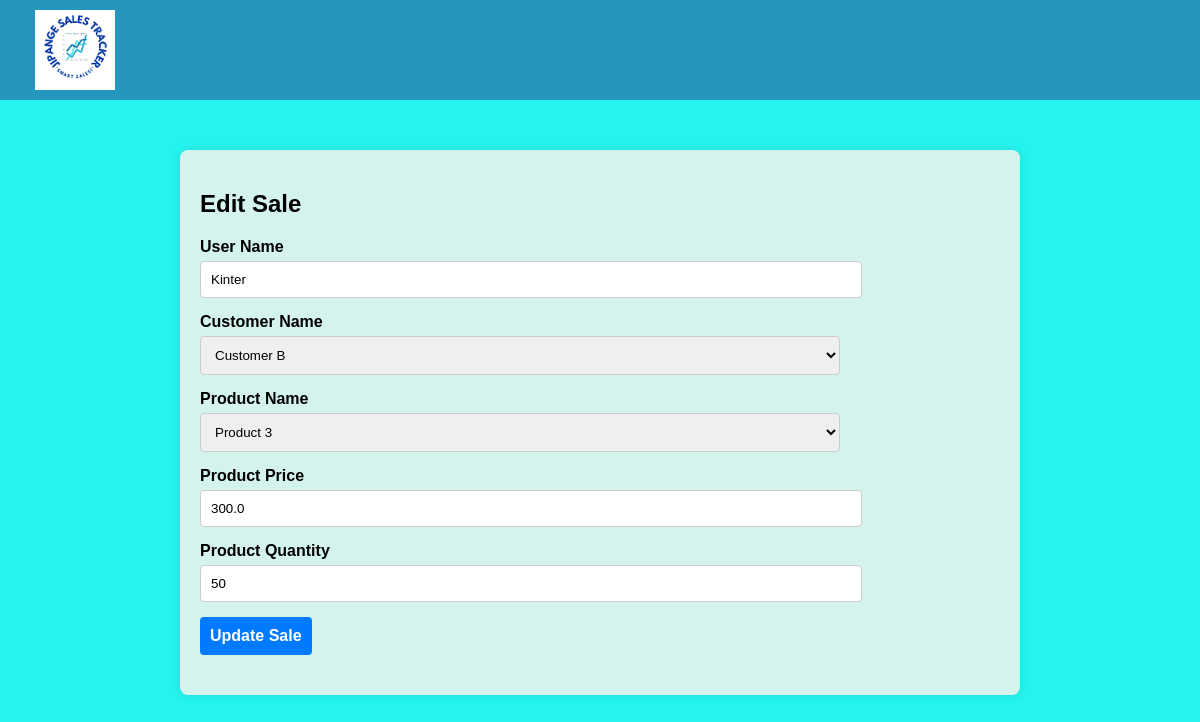
The page /edit_sale/3 (signed in) on the database its author committed.
### app.py (models this page shows, shortened)
class Sale(db.Model):
    id = db.Column(db.Integer, primary_key=True)
    user_name = db.Column(db.String(80), nullable=False)
    customer_name = db.Column(db.String(80), nullable=False)
    product_name = db.Column(db.String(80), nullable=False)
    product_price = db.Column(db.Float, nullable=False)
    product_quantity = db.Column(db.Integer, nullable=False)
    total_sale = db.Column(db.Float, nullable=False)
    date = db.Column(db.DateTime, default=datetime.utcnow)  # Use UTC time

### app.py (the view)
@app.route('/edit_sale/<int:id>', methods=['GET', 'POST'])
@login_required
def edit_sale(id):
    sale = Sale.query.get_or_404(id)
    customers = ['Customer A', 'Customer B', 'Customer C']
    products = [
        {'name': 'Product 1', 'price': 100},
        {'name': 'Product 2', 'price': 200},
        {'name': 'Product 3', 'price': 300}
    ]
    if request.method == 'POST':
        sale.user_name = request.form['userName']
        sale.customer_name = request.form['customerName']
        sale.product_name = request.form['productName']
        sale.product_price = float(request.form['productPrice'])
        sale.product_quantity = int(request.form['productQuantity'])
        sale.total_sale = sale.product_price * sale.product_quantity
        try:
            db.session.commit()
            return redirect('/')
        except Exception as e:
            return f"An error occurred while updating the sale: {e}"
    else:
        return render_template('edit.html', sale=sale, customers=customers, products=products)

### app.py (called while the page is built)
@login_manager.user_loader
def load_user(user_id):
    return User.query.get(int(user_id))

### templates/edit.html (shortened to what this page needs)
<!DOCTYPE html>
<html lang="en">
<head>
    <link rel="stylesheet" href="{{ url_for('static', filename='styles.css') }}">
</head>
<body>
    <nav class="navbar">
        <a class="navbar-brand" href="#">
            <img src="{{ url_for('static', filename='logo.png') }}" alt="Logo" class="logo">
        </a>
    </nav>
    <div class="container">
        <h2>Edit Sale</h2>
        <form method="POST" action="{{ url_for('edit_sale', id=sale.id) }}">
            <div class="form-group">
                <label for="userName">User Name</label>
                <input type="text" class="form-control" id="userName" name="userName" value="{{ sale.user_name }}" readonly>
            </div>
            <div class="form-group">
                <label for="customerName">Customer Name</label>
                <select class="form-control" id="customerName" name="customerName" required>
                    {% for customer in customers %}
                    <option value="{{ customer }}" {% if customer == sale.customer_name %}selected{% endif %}>{{ customer }}</option>
                    {% endfor %}
                </select>
            </div>
            <div class="form-group">
                <label for="productName">Product Name</label>
                <select class="form-control" id="productName" name="productName" required>
                    {% for product in products %}
                    <option value="{{ product.name }}" data-price="{{ product.price }}" {% if product.name == sale.product_name %}selected{% endif %}>{{ product.name }}</option>
                    {% endfor %}
                </select>
            </div>
            <div class="form-group">
                <label for="productPrice">Product Price</label>
                <input type="number" class="form-control" id="productPrice" name="productPrice" step="0.01" value="{{ sale.product_price }}" required>
            </div>
            <div class="form-group">
                <label for="productQuantity">Product Quantity</label>
                <input type="number" class="form-control" id="productQuantity" name="productQuantity" value="{{ sale.product_quantity }}" required>
            </div>
            <button type="submit" class="btn btn-primary">Update Sale</button>
        </form>
    </div>
</body>
</html>

### static/styles.css (style rules this page uses)
body { font-family: Verdana, sans-serif; background-color: rgb(37, 243, 237); margin: 0; padding: 0; }
.container { max-width: 800px; margin: 50px auto; padding: 20px; background-color: rgb(213, 243, 237); box-shadow: 0 0 10px rgba(0, 0, 0, 0.1); border-radius: 8px; }
.navbar { display: flex; justify-content: space-between; align-items: center; background-color: rgb(37, 150, 190); padding: 10px 20px; color: rgb(255, 255, 255); font-weight: bold; }
.navbar a { color: rgb(0, 0, 0); text-decoration: none; margin-left: 15px; }
.navbar-brand { display: flex; align-items: center; }
.navbar-brand .logo { height: 80px; margin-right: 10px; }
form { margin-bottom: 20px; }
.form-group { margin-bottom: 15px; }
.form-group label { display: block; margin-bottom: 5px; font-weight: bold; }
.form-control { width: 80%; padding: 10px; border: 1px solid #ccc; border-radius: 4px; }
.btn { display: inline-block; padding: 10px 10px; font-size: 1rem; border: none; border-radius: 4px; cursor: pointer; text-align: center; }
.btn-primary { background-color: #007bff; font-weight: bold; color: #fff; }

### rows shown on the page
Sale: userName "Kinter", customerName "Customer B", productName "Product 3", productPrice "300.0", productQuantity "50"
